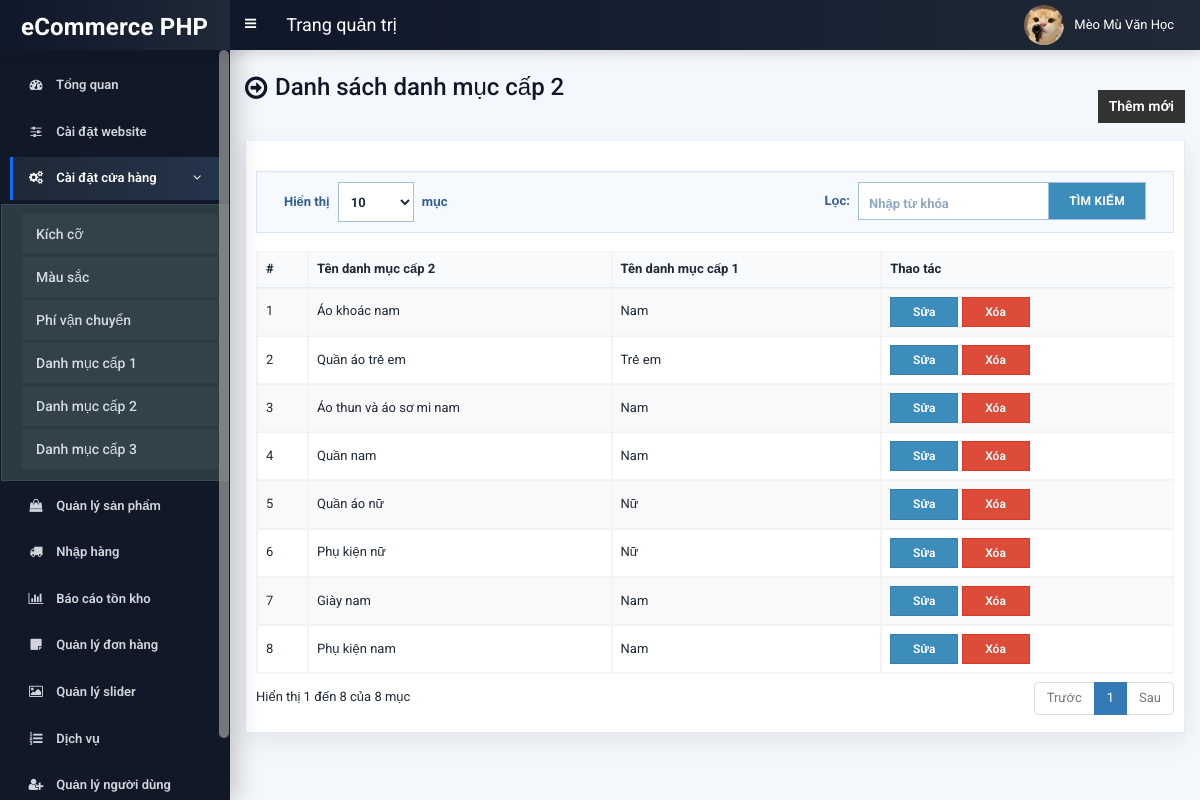
The page /admin/mid-category.php (signed in) on the database its author committed.
### tables this page shows
CREATE TABLE `tbl_mid_category` (
  `mcat_id` int(11) NOT NULL,
  `mcat_name` varchar(255) NOT NULL,
  `tcat_id` int(11) NOT NULL
);

CREATE TABLE `tbl_top_category` (
  `tcat_id` int(11) NOT NULL,
  `tcat_name` varchar(255) NOT NULL,
  `show_on_menu` int(1) NOT NULL
);

### admin/mid-category.php (the view, shortened to what this page needs)
<?php require_once('header.php'); ?>
<section class="content-header">
	<div class="content-header-left">
		<h1>Danh sách danh mục cấp 2</h1>
	</div>
	<div class="content-header-right">
		<a href="mid-category-add.php" class="btn btn-primary btn-sm">Thêm mới</a>
	</div>
</section>
<section class="content">
  <div class="row">
    <div class="col-md-12">
      <div class="box box-info">
        <div class="box-body table-responsive">
          <table id="example1" class="table table-bordered table-hover table-striped">
			<thead>
			    <tr>
			        <th>#</th>
			        <th>Tên danh mục cấp 2</th>
                    <th>Tên danh mục cấp 1</th>
			        <th>Thao tác</th>
			    </tr>
			</thead>
            <tbody>
            	<?php
            	$i=0;
            	$statement = $pdo->prepare("SELECT *
                                    FROM tbl_mid_category t1
                                    JOIN tbl_top_category t2
                                    ON t1.tcat_id = t2.tcat_id
                                    ORDER BY t1.mcat_id DESC");
            	$statement->execute();
            	$result = $statement->fetchAll(PDO::FETCH_ASSOC);
            	foreach ($result as $row) {
            		$i++;
            		?>
					<tr>
	                    <td><?php echo $i; ?></td>
	                    <td><?php echo $row['mcat_name']; ?></td>
                        <td><?php echo $row['tcat_name']; ?></td>
	                    <td>
	                        <a href="mid-category-edit.php?id=<?php echo $row['mcat_id']; ?>" class="btn btn-primary btn-xs">Sửa</a>
	                        <a href="#" class="btn btn-danger btn-xs" data-href="mid-category-delete.php?id=<?php echo $row['mcat_id']; ?>" data-toggle="modal" data-target="#confirm-delete">Xóa</a>
	                    </td>
	                </tr>
            		<?php
            	}
            	?>
            </tbody>
          </table>
        </div>
      </div>
</section>
<?php require_once('footer.php'); ?>

### admin/style.css (style rules this page uses)
body { font-size: 13px; font-family: "Roboto", sans-serif; }
.content-header > h1, .content-header .content-header-left h1 { font-family: "Roboto", sans-serif; }
.box-info { padding-top: 20px; }
.content-header { overflow: hidden; }
.content-header .content-header-left { float: left; padding-top: 5px; }
.content-header .content-header-right { float: right; }
.content-header .content-header-left h1 { margin-top: 0; margin-bottom: 0; padding-left: 30px; padding-bottom: 5px; font-size: 24px; position: relative; }
.content-header .content-header-left h1:before { position: absolute; top: 0; left: 0; font-family: "FontAwesome", sans-serif; font-size: 26px; content: "\f18e"; }
.content-header .content-header-right a { position: relative; font-size: 14px; }
.box.box-info { border-top-color: #4c4c4c; }
.content-header .content-header-right a { background-color: #333333; border-color: #333333; }
.table td .btn, .table th .btn, .modal-footer .btn { border-radius: 0 !important; }
.table td .btn.btn-xs, .table td .btn.btn-sm { font-size: 12px; font-weight: 600; line-height: 1.35; padding: 6px 10px; min-width: 68px; }
table.dataTable thead .sorting, table.dataTable thead .sorting_asc, table.dataTable thead .sorting_desc, table.dataTable thead .sorting_asc_disabled, table.dataTable thead .sorting_desc_disabled { background-image: none !important; padding-right: 10px !important; }
table.dataTable thead .sorting:after, table.dataTable thead .sorting_asc:after, table.dataTable thead .sorting_desc:after, table.dataTable thead .sorting_asc_disabled:after, table.dataTable thead .sorting_desc_disabled:after { display: none !important; }

### rows shown on the page
tbl_mid_category: mcat_name "Áo khoác nam", tcat.tcat_name "Nam"
tbl_mid_category: mcat_name "Quần áo trẻ em", tcat.tcat_name "Trẻ em"
tbl_mid_category: mcat_name "Áo thun và áo sơ mi nam", tcat.tcat_name "Nam"
tbl_mid_category: mcat_name "Quần nam", tcat.tcat_name "Nam"
tbl_mid_category: mcat_name "Quần áo nữ", tcat.tcat_name "Nữ"
tbl_mid_category: mcat_name "Phụ kiện nữ", tcat.tcat_name "Nữ"
tbl_mid_category: mcat_name "Giày nam", tcat.tcat_name "Nam"
tbl_mid_category: mcat_name "Phụ kiện nam", tcat.tcat_name "Nam"

### other values the page prints
$_SESSION['user']['full_name'] "Mèo Mù Văn Học"
